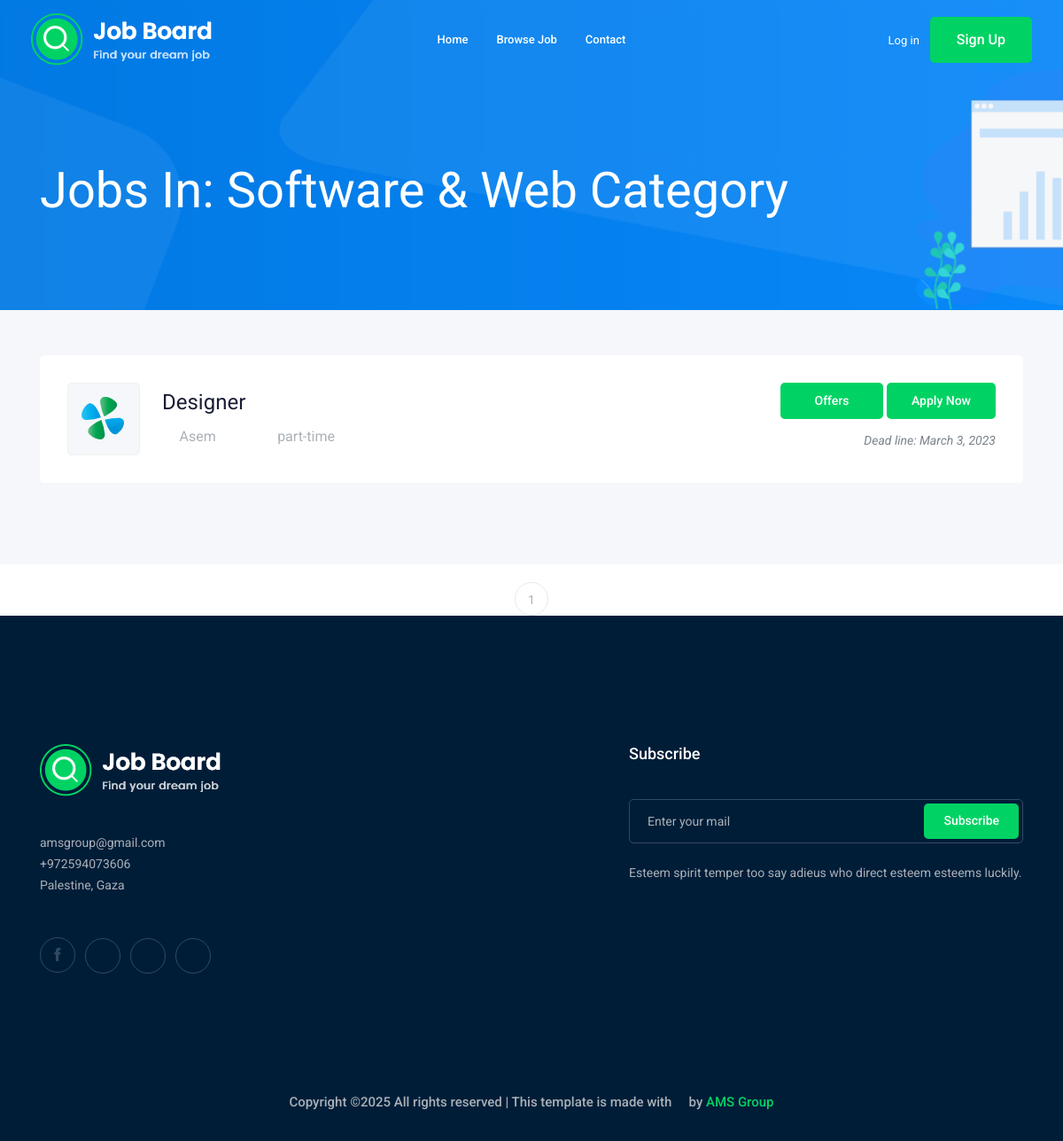
The app's page /home/category/1 with its own data.
### job/models.py (models this page shows, shortened)
class category(models.Model):
    name = models.CharField(max_length=30)

class job(models.Model):
    title = models.CharField(max_length=30)
    description = models.TextField(max_length=6000)
    created_at = models.DateTimeField(auto_now_add=True)
    deadline = models.DateTimeField()
    salary = models.DecimalField(max_digits=7,decimal_places=2,default=0.0)
    category = models.ForeignKey(category, on_delete=models.CASCADE,related_name='job_category')
    created_by = models.ForeignKey(freelancer, on_delete=models.CASCADE)
    cover = models.ImageField(upload_to="img/post/", null=True)
    job_nature = models.CharField(max_length=30, null=True)
    location = models.CharField(max_length=50,default='remot')

class freelancer(models.Model):
    user = models.OneToOneField(User, on_delete=models.CASCADE)
    name_job = models.CharField(max_length=100, null=True)
    country = models.CharField(max_length=100)
    image = models.ImageField(upload_to="img/freelancer/", null=True,default='img/blog/author.png')
    def __str__(self):
        return str(self.user.username)

### job/views.py (the view)
# urls.py: path('home/category/<int:category_id>', views.all_jobs_category, name="all_jobs_category"),
def all_jobs_category(request,category_id):
    category = get_object_or_404(categorys,id = category_id)
    all_jobs = category.job_category.all()
    paginator = Paginator(all_jobs,10)
    page_number = request.GET.get('page')
    page_object = paginator.get_page(page_number)
    count = all_jobs.count()
    context = {
        "all_jobs": page_object,
        "category": category,
        "count":count,
        }
    return render(request, "pages/jobs_category.html", context)

### templates/pages/jobs_category.html (shortened to what this page needs)
{% extends 'base.html' %}
{% load static %}
{% block header %}
    {% include "includes/header.html" %}
{% endblock %}
{% block content %}
    <div class="bradcam_area bradcam_bg_1">
        <div class="container">
            <div class="row">
                <div class="col-xl-12">
                    <div class="bradcam_text">
                        <h3>Jobs in: {{ category.name }} Category</h3>
                    </div>
                </div>
            </div>
        </div>
    </div>
    <div class="job_listing_area">
        <div class="container">
            <div class="job_lists">
                <div class="row">
                    {% for job in all_jobs %}
                        <div class="col-lg-12 col-md-12">
                            <div class="single_jobs white-bg d-flex justify-content-between">
                                <div class="jobs_left d-flex align-items-center">
                                    <div class="thumb">
                                        <img src="{% static 'img/svg_icon/1.svg' %}" alt="">
                                    </div>
                                    <div class="jobs_conetent">
                                        <a><h4>{{job.title}}</h4></a>
                                        <div class="links_locat d-flex align-items-center">
                                            <div class="location">
                                                <p> <i class="fa fa-user"></i>{{job.created_by}}</p>
                                            </div>
                                            <div class="location">
                                                <p> <i class="fa fa-clock-o"></i>{{ job.job_nature }}</p>
                                            </div>
                                        </div>
                                    </div>
                                </div>
                                <div class="jobs_right">
                                    <div class="apply_now">
                                        <a href="{% url 'offers' job.id %}" class="boxed-btn3"> &nbsp;&nbsp; Offers &nbsp;&nbsp; </a>
                                        <a href="{% url 'job_details' job.pk %}" class="boxed-btn3">Apply Now</a>
                                    </div>
                                    <div class="date">
                                        <p>Dead line: {{job.deadline.date}}</p>
                                    </div>
                                </div>
                            </div>
                        </div>
                    {% endfor %}
                </div>
            </div>
        </div>
    </div>
    <div class="row">
        <div class="col-lg-12">
            <div class="pagination_wrap">
                <ul>
                    {% for num in all_jobs.paginator.page_range %}
                        {% if all_jobs.number == num %}
                            <li class="active"><a href="?page={{ num }}">{{ num }}</a></li>
                        {% else %}
                            <li><a href="?page={{ num }}">{{ num }}</a></li>
                        {% endif %}
                    {% endfor %}
                </ul>
            </div>
        </div>
    </div>
{% endblock %}
{% block footer %}
    {% include "includes/footer.html" %}
{% endblock %}

### records on screen
category: name "Software & Web"
job: title "Designer", created_by "Asem", job_nature "part-time", deadline "March 3, 2023"

### other values on screen
{{ num }} "1"
